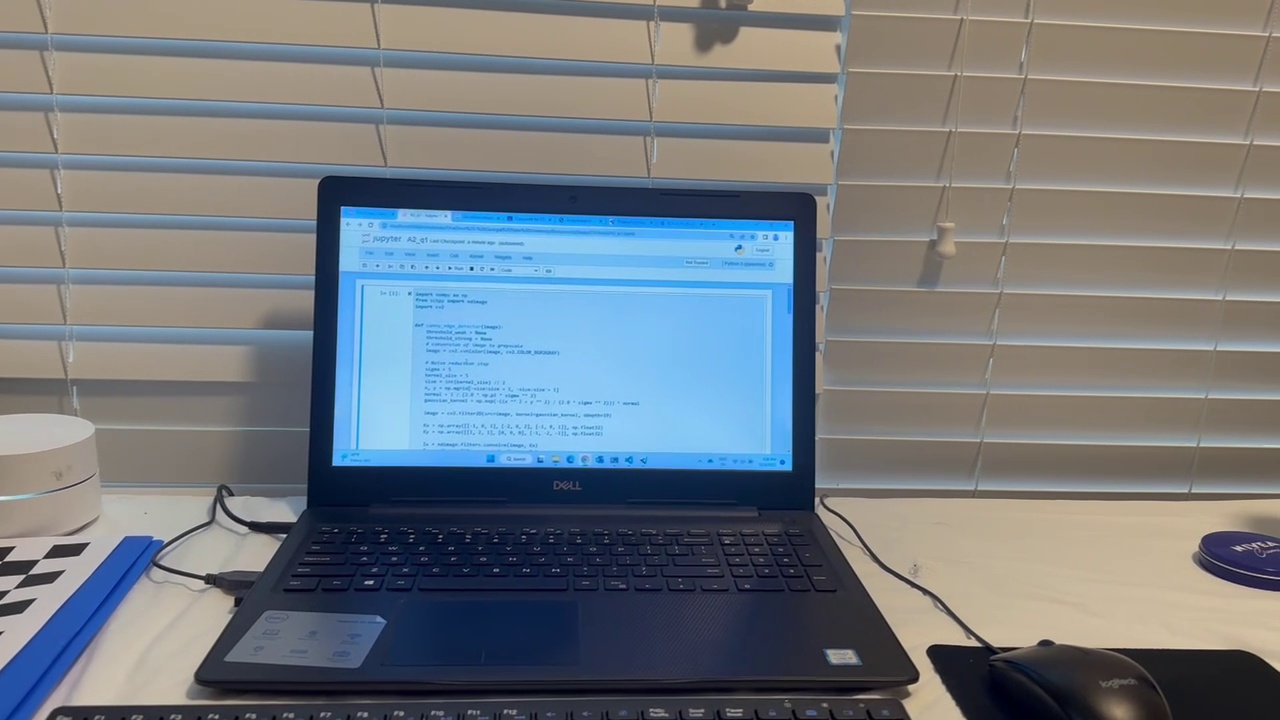
#> input picture Assignment 2/Frame_img.jpg, 1280 x 720 px
$ python A2_q3.py
#> lines starting #> are read from the running program, lines starting #| are printed output that depends on the picture; after the words box and inside, x2 and y2 are one past the last pixel; in counts of white or black regions, pixels touching at a corner belong together
import cv2 as cv
import numpy as np
from matplotlib import pyplot as plt

frame = cv.imread("Frame_img.jpg")
#> frame is the input picture: shape (720, 1280, 3); mean B, G, R 127.3, 121.4, 115.1
gray_clr = cv.cvtColor(frame, cv.COLOR_BGR2GRAY)
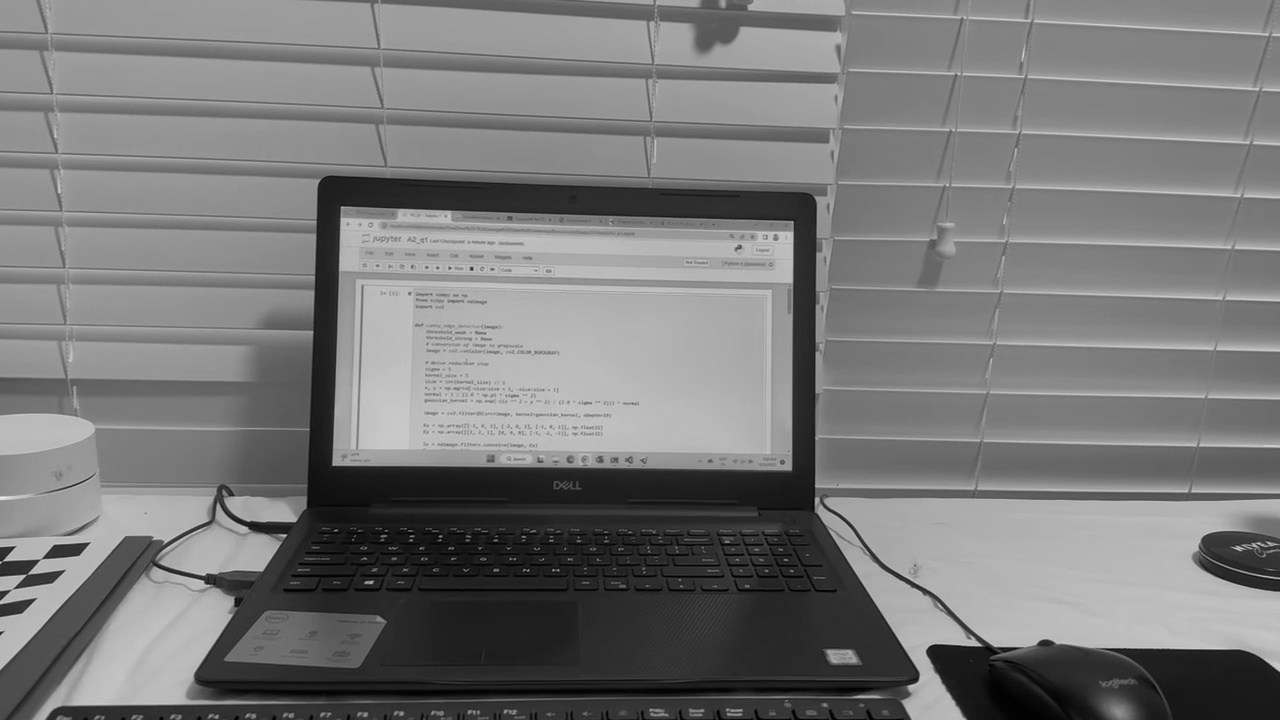
#> gray_clr: shape (720, 1280); min 0, max 236, mean 120.2
height, width = gray_clr.shape
#> height = 720; width = 1280

intergal_image = np.zeros((height, width))

for i in range(height):
    for j in range(width):
        intergal_image[i][j] = int(gray_clr[i][j])

for i in range(1, width):
    intergal_image[0][i] += intergal_image[0][i - 1]
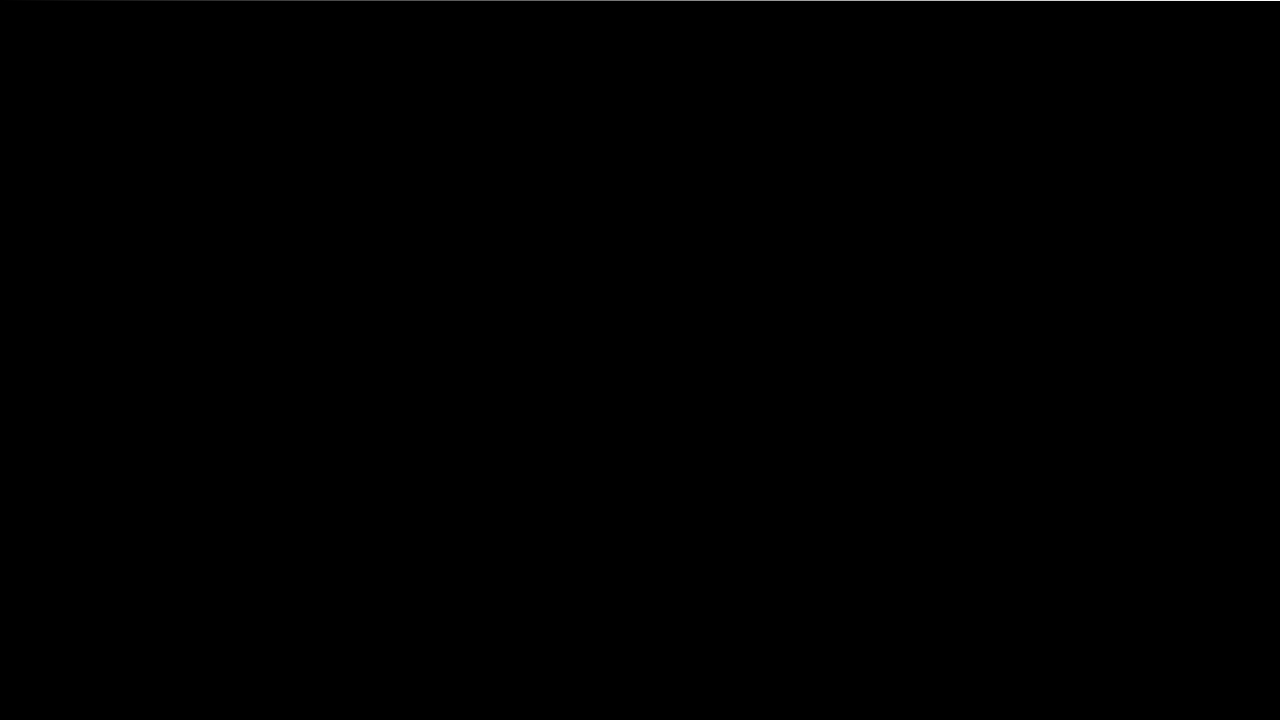
#> intergal_image: shape (720, 1280) float64; min 0, max 171987, mean 240.8; drawn with min black and max white

for j in range(1, height):
    intergal_image[j][0] += intergal_image[j - 1][0]
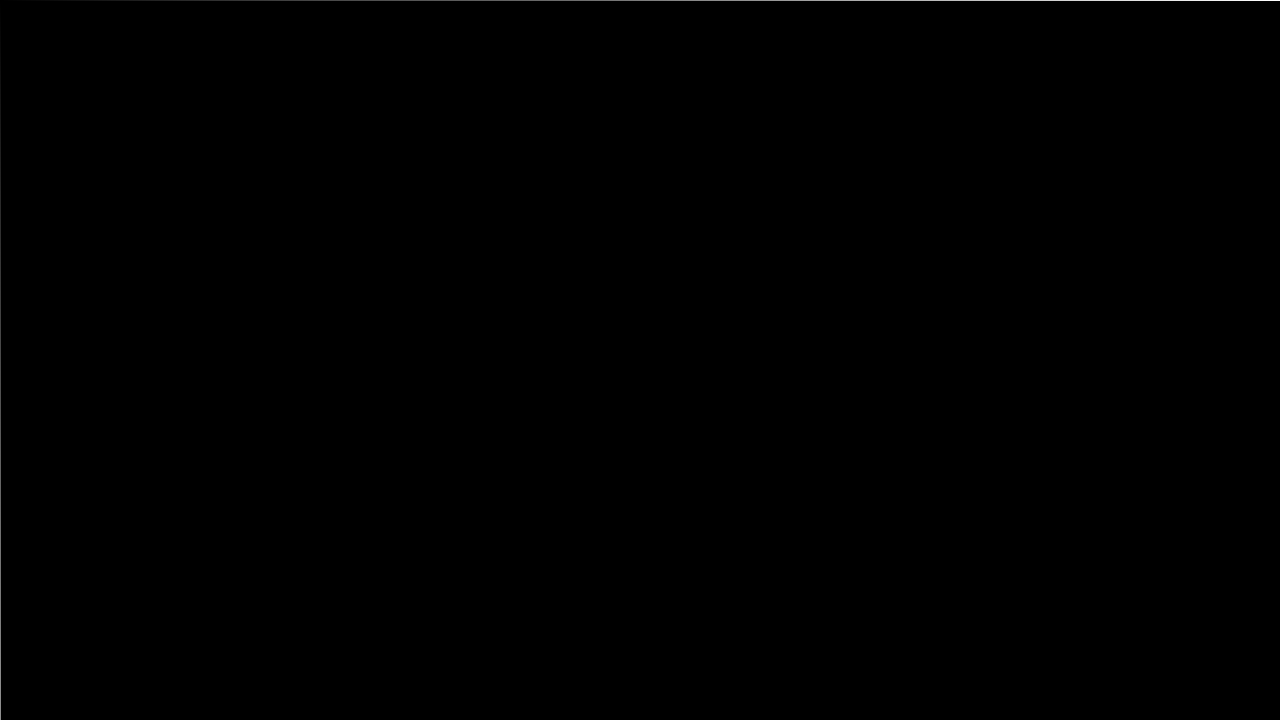
#> intergal_image: shape (720, 1280) float64; 0.08% of pixels changed, all inside (x1, y1, x2, y2) = (0, 1, 1, 720); drawn with min black and max white

for i in range(1, height):
    for j in range(1, width):
        intergal_image[i][j] = intergal_image[i - 1][j] + intergal_image[i][j - 1] - intergal_image[i - 1][j - 1] + gray_clr[i][j]
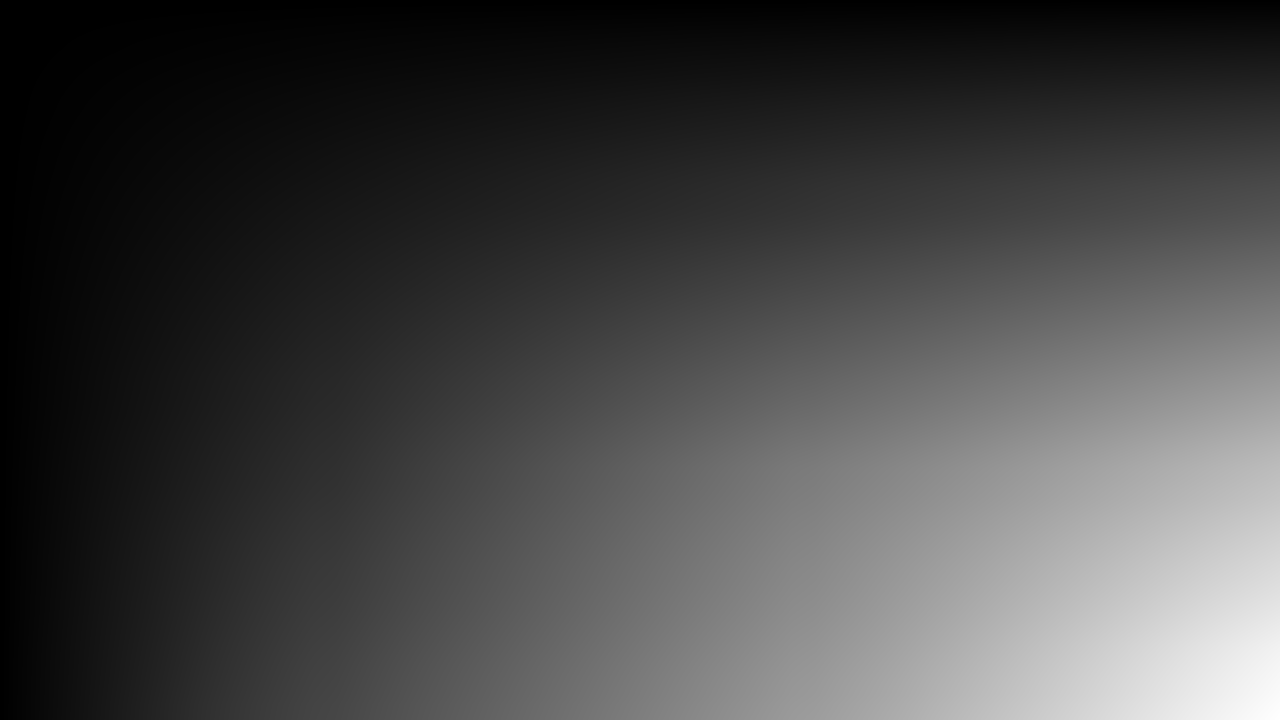
#> intergal_image: shape (720, 1280) float64; min 150, max 110765800, mean 30592834.4; drawn with min black and max white

print(intergal_image)
#> (printed output is left out)
np.savetxt('integral_matrix.txt', intergal_image, fmt='%d')
plt.plot(intergal_image)
plt.savefig("integral_image.jpg")
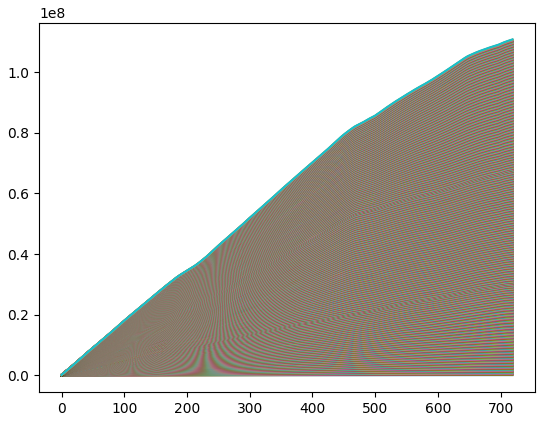
#> figure drawn by matplotlib, 1 panel; curve peaks at x = 719, y = 97075; curve peaks at x = 719, y = 194166; curve peaks at x = 719, y = 291344
plt.show()

$ run again, with Assignment 2/Frame2q4.jpg copied over Assignment 2/Frame_img.jpg
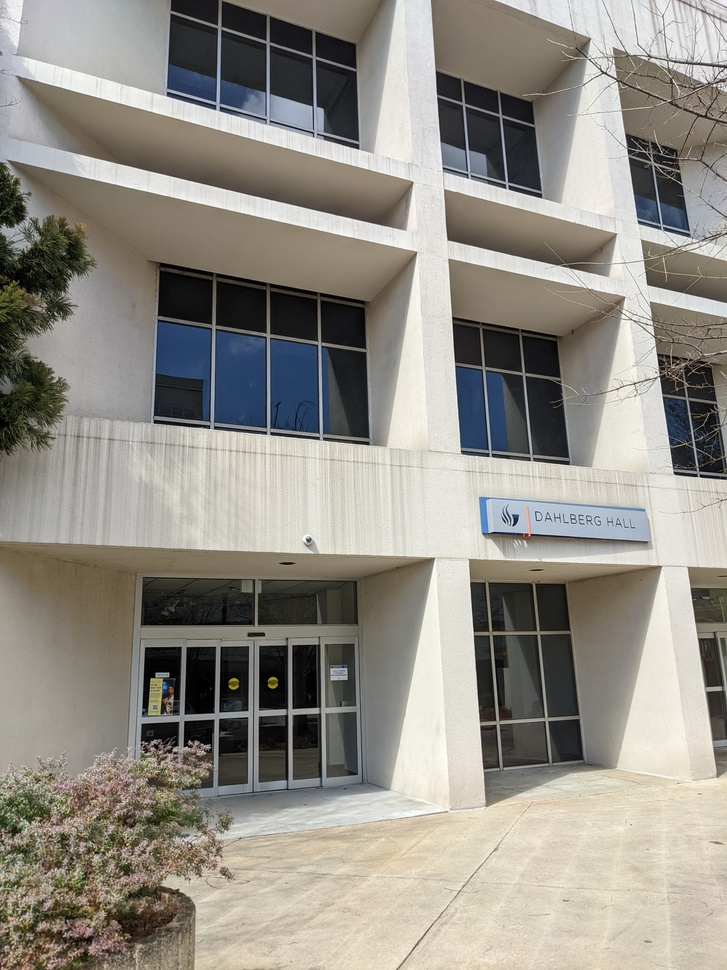
#> input picture Assignment 2/Frame2q4.jpg, 727 x 970 px, shrunk from 3024 x 4032 before the run
#> frame is the input picture: shape (970, 727, 3); mean B, G, R 134.2, 142.5, 146.3
#> after the loop `for i in range(1, height):`:
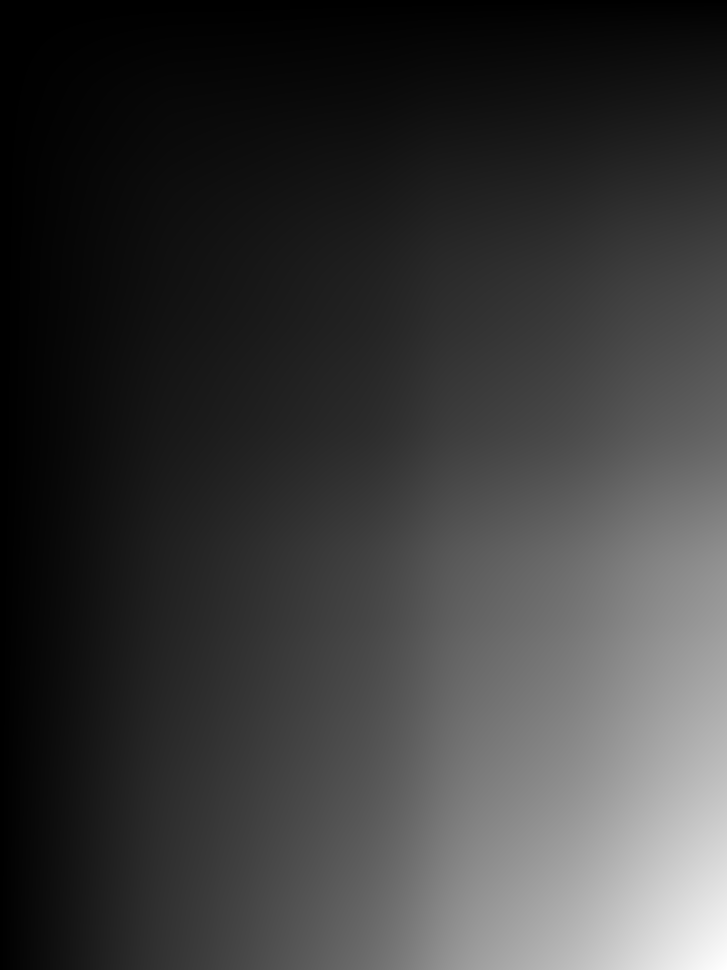
#> intergal_image: shape (970, 727) float64; min 187, max 100614393, mean 23018344.6; drawn with min black and max white
#> (printed output is left out)
#> `plt.savefig("integral_image.jpg")`:
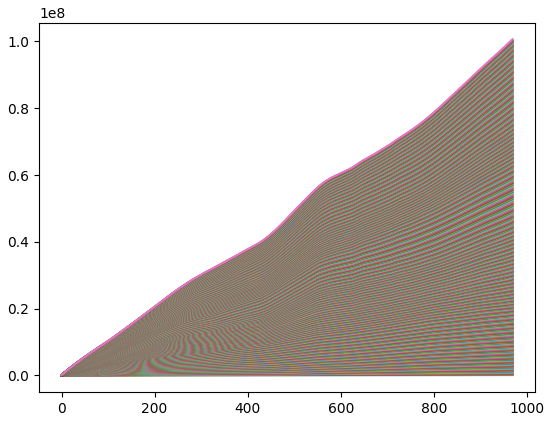
#> figure drawn by matplotlib, 1 panel; curve peaks at x = 969, y = 105561; curve peaks at x = 969, y = 213692; curve peaks at x = 969, y = 323672
